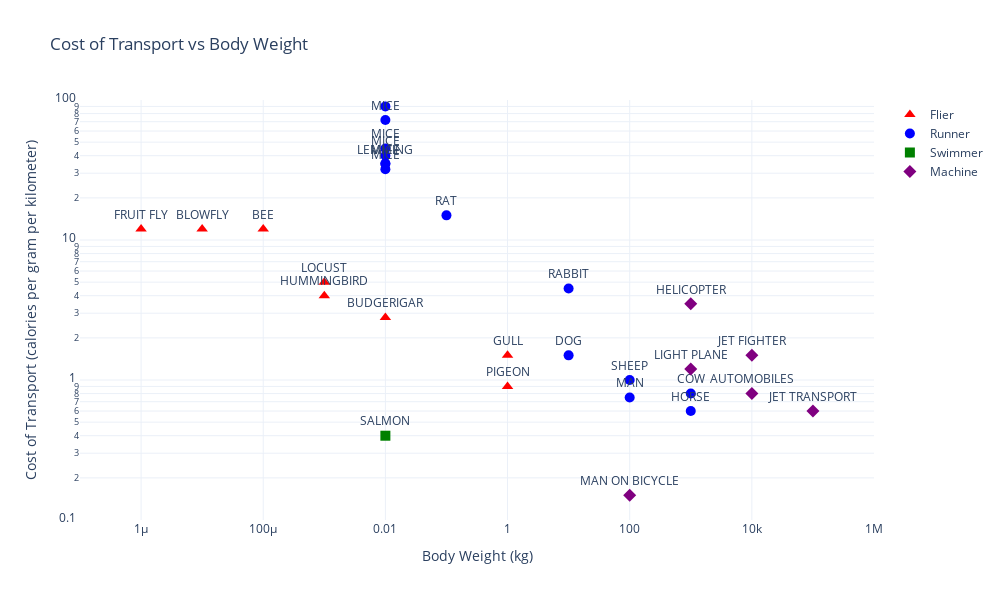

Here is the notebook cell this chart was saved with:
### Markdown cell above
# Recreating the 'Man on a bicycle' chart

Using Claude I have extracted the data from the original chart. For additional accuracy the data was triangulated against other charts representing similar studies.

![Man on a bicycle chart](man-bicycle.png)

Subsequently the chart was recreated using Plotly.

### Code cell
import plotly.express as px
import plotly.graph_objects as go
import pandas as pd
import numpy as np

# Data structure
transport_data = [
    # Small fliers
    ["FRUIT FLY", 1e-6, 12, "Flier"],
    ["BLOWFLY", 1e-5, 12, "Flier"],
    ["BEE", 1e-4, 12, "Flier"],
    ["LOCUST", 1e-3, 5, "Flier"],
    ["HUMMINGBIRD", 1e-3, 4, "Flier"],
    ["BUDGERIGAR", 1e-2, 2.8, "Flier"],
    
    # Small mammals
    ["MICE", 1e-2, 90, "Runner"],  # Using highest value for main plot
    ["MICE", 1e-2, 72, "Runner"],
    ["MICE", 1e-2, 45, "Runner"],
    ["MICE", 1e-2, 40, "Runner"],
    ["MICE", 1e-2, 35, "Runner"],
    ["MICE", 1e-2, 32, "Runner"],
    ["LEMMING", 1e-2, 35, "Runner"],
    ["RAT", 1e-1, 15, "Runner"],
    
    # Medium animals
    ["GULL", 1, 1.5, "Flier"],
    ["PIGEON", 1, 0.9, "Flier"],
    ["RABBIT", 10, 4.5, "Runner"],
    ["DOG", 10, 1.5, "Runner"],
    ["SHEEP", 100, 1.0, "Runner"],
    ["HORSE", 1000, 0.6, "Runner"],
    ["COW", 1000, 0.8, "Runner"],
    
    # Aquatic
    ["SALMON", 1e-2, 0.4, "Swimmer"],
    
    # Human
    ["MAN", 100, 0.75, "Runner"],
    ["MAN ON BICYCLE", 100, 0.15, "Machine"],
    
    # Machines
    ["HELICOPTER", 1000, 3.5, "Machine"],
    ["LIGHT PLANE", 1000, 1.2, "Machine"],
    ["JET FIGHTER", 10000, 1.5, "Machine"],
    ["AUTOMOBILES", 10000, 0.8, "Machine"],
    ["JET TRANSPORT", 100000, 0.6, "Machine"]
]

# Convert to DataFrame
df = pd.DataFrame(transport_data, columns=['Name', 'Weight', 'Cost', 'Type'])

# Create the figure
fig = go.Figure()

# Add traces for each type with different markers
colors = {'Flier': 'red', 'Runner': 'blue', 'Swimmer': 'green', 'Machine': 'purple'}
symbols = {'Flier': 'triangle-up', 'Runner': 'circle', 'Swimmer': 'square', 'Machine': 'diamond'}

for transport_type in df['Type'].unique():
    mask = df['Type'] == transport_type
    
    fig.add_trace(go.Scatter(
        x=df[mask]['Weight'],
        y=df[mask]['Cost'],
        name=transport_type,
        mode='markers+text',
        marker=dict(
            size=10,
            symbol=symbols[transport_type],
            color=colors[transport_type]
        ),
        text=df[mask]['Name'],
        textposition="top center",
        hovertemplate="<b>%{text}</b><br>" +
                      "Weight: %{x:e} kg<br>" +
                      "Cost: %{y:.2f} cal/g/km<br>" +
                      "<extra></extra>"
    ))

# Update layout
fig.update_layout(
    title='Cost of Transport vs Body Weight',
    xaxis=dict(
        title='Body Weight (kg)',
        type='log',
        range=[-7, 6],
        showgrid=True,
        gridwidth=1,
    ),
    yaxis=dict(
        title='Cost of Transport (calories per gram per kilometer)',
        type='log',
        range=[-1, 2],
        showgrid=True,
        gridwidth=1,
    ),
    showlegend=True,
    width=1000,
    height=600,
    hovermode='closest',
    template='plotly_white'
)

# Show the plot
fig.show()

# Optional: Save the plot to HTML file
# fig.write_html("transport_visualization.html")

### Figure 1 — Plotly figure (JSON) as saved in the notebook; plotly's stock layout.template omitted (floating-point values rounded to 4 significant figures)
{"data": [{"hovertemplate": "<b>%{text}</b><br>Weight: %{x:e} kg<br>Cost: %{y:.2f} cal/g/km<br><extra></extra>", "marker": {"color": "red", "size": 10, "symbol": "triangle-up"}, "mode": "markers+text", "name": "Flier", "text": ["FRUIT FLY", "BLOWFLY", "BEE", "LOCUST", "HUMMINGBIRD", "BUDGERIGAR", "GULL", "PIGEON"], "textposition": "top center", "type": "scatter", "x": [1e-06, 1e-05, 0.0001, 0.001, 0.001, 0.01, 1, 1], "y": [12, 12, 12, 5, 4, 2.8, 1.5, 0.9]}, {"hovertemplate": "<b>%{text}</b><br>Weight: %{x:e} kg<br>Cost: %{y:.2f} cal/g/km<br><extra></extra>", "marker": {"color": "blue", "size": 10, "symbol": "circle"}, "mode": "markers+text", "name": "Runner", "text": ["MICE", "MICE", "MICE", "MICE", "MICE", "MICE", "LEMMING", "RAT", "RABBIT", "DOG", "SHEEP", "HORSE", "COW", "MAN"], "textposition": "top center", "type": "scatter", "x": [0.01, 0.01, 0.01, 0.01, 0.01, 0.01, 0.01, 0.1, 10, 10, 100, 1000, 1000, 100], "y": [90, 72, 45, 40, 35, 32, 35, 15, 4.5, 1.5, 1, 0.6, 0.8, 0.75]}, {"hovertemplate": "<b>%{text}</b><br>Weight: %{x:e} kg<br>Cost: %{y:.2f} cal/g/km<br><extra></extra>", "marker": {"color": "green", "size": 10, "symbol": "square"}, "mode": "markers+text", "name": "Swimmer", "text": ["SALMON"], "textposition": "top center", "type": "scatter", "x": [0.01], "y": [0.4]}, {"hovertemplate": "<b>%{text}</b><br>Weight: %{x:e} kg<br>Cost: %{y:.2f} cal/g/km<br><extra></extra>", "marker": {"color": "purple", "size": 10, "symbol": "diamond"}, "mode": "markers+text", "name": "Machine", "text": ["MAN ON BICYCLE", "HELICOPTER", "LIGHT PLANE", "JET FIGHTER", "AUTOMOBILES", "JET TRANSPORT"], "textposition": "top center", "type": "scatter", "x": [100, 1000, 1000, 10000, 10000, 100000], "y": [0.15, 3.5, 1.2, 1.5, 0.8, 0.6]}], "layout": {"height": 600, "hovermode": "closest", "showlegend": true, "title": {"text": "Cost of Transport vs Body Weight"}, "width": 1000, "xaxis": {"gridwidth": 1, "range": [-7, 6], "showgrid": true, "title": {"text": "Body Weight (kg)"}, "type": "log"}, "yaxis": {"gridwidth": 1, "range": [-1, 2], "showgrid": true, "title": {"text": "Cost of Transport (calories per gram per kilometer)"}, "type": "log"}}}
